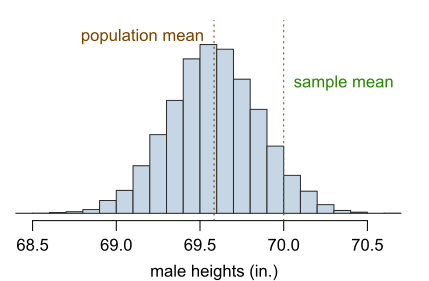

Write the R code that produced this figure.

# use this to load in the data (d) and the simulated means (M)
# load('heightMeansHist.RData')

# code used to run the simulation
#h   <- d$height1/2.54
#wts <- d$samplingWeight
#n <- length(h)
#M <- rep(NA, 10000)
#for(i in 1:10000){
#	S <- sample(h, 100, T, wts)
#	M[i] <- mean(S)
#}

hold <- hist(M, breaks=25)

par(mfrow=c(1,1), las=1, mgp=c(2,.7,0), mar=c(3,0,1,0))
R <- mean(M) + max(abs(range(hold$breaks) - mean(M)))*c(-1,1)
plot(0, 0, type='n', xlab='male heights (in.)', ylab='', axes=F, main='',
	xlim=R, ylim=range(hold$density)*1.1)
for(i in 1:length(hold$counts)){
	rect(hold$breaks[i], 0, hold$breaks[i+1], hold$density[i],
		 border='#222222', col='#BBCCDD')
}
axis(1)
mPop  <- mean(M)
mSamp <- 70
H <- max(hold$density)*1.1
abline(v=mPop, col='#663300', lty=3)
abline(v=mSamp, col='#227700', lty=3)

text(mPop, H*0.95, 'population mean', pos=2, col='#663300')
text(mSamp, H*0.7, 'sample mean', pos=4, col='#227700')
